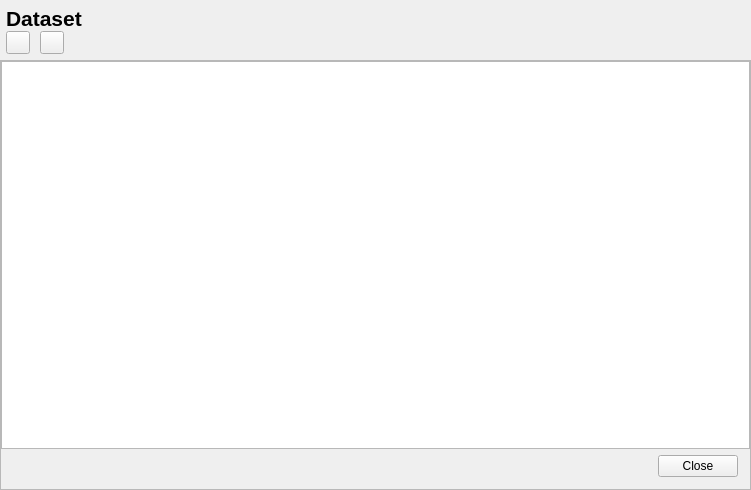
<?xml version="1.0" encoding="UTF-8"?>
<ui version="4.0">
 <class>Dataset</class>
 <widget class="QDialog" name="Dataset">
  <property name="geometry">
   <rect>
    <x>0</x>
    <y>0</y>
    <width>751</width>
    <height>490</height>
   </rect>
  </property>
  <property name="windowTitle">
   <string>Dialog</string>
  </property>
  <layout class="QVBoxLayout" name="verticalLayout_2">
   <property name="spacing">
    <number>0</number>
   </property>
   <property name="leftMargin">
    <number>0</number>
   </property>
   <property name="topMargin">
    <number>0</number>
   </property>
   <property name="rightMargin">
    <number>0</number>
   </property>
   <property name="bottomMargin">
    <number>0</number>
   </property>
   <item>
    <layout class="QVBoxLayout" name="verticalLayout_3">
     <property name="spacing">
      <number>0</number>
     </property>
     <property name="leftMargin">
      <number>6</number>
     </property>
     <property name="topMargin">
      <number>6</number>
     </property>
     <property name="rightMargin">
      <number>6</number>
     </property>
     <property name="bottomMargin">
      <number>6</number>
     </property>
     <item>
      <widget class="QLabel" name="label">
       <property name="font">
        <font>
         <pointsize>16</pointsize>
         <weight>75</weight>
         <bold>true</bold>
        </font>
       </property>
       <property name="text">
        <string>Dataset</string>
       </property>
      </widget>
     </item>
     <item>
      <layout class="QHBoxLayout" name="layout_search">
       <property name="spacing">
        <number>0</number>
       </property>
       <item>
        <widget class="QToolButton" name="btn_import">
         <property name="sizePolicy">
          <sizepolicy hsizetype="Preferred" vsizetype="Preferred">
           <horstretch>0</horstretch>
           <verstretch>0</verstretch>
          </sizepolicy>
         </property>
         <property name="minimumSize">
          <size>
           <width>0</width>
           <height>0</height>
          </size>
         </property>
         <property name="palette">
          <palette>
           <active>
            <colorrole role="Dark">
             <brush brushstyle="SolidPattern">
              <color alpha="255">
               <red>191</red>
               <green>191</green>
               <blue>191</blue>
              </color>
             </brush>
            </colorrole>
            <colorrole role="Mid">
             <brush brushstyle="SolidPattern">
              <color alpha="255">
               <red>168</red>
               <green>168</green>
               <blue>168</blue>
              </color>
             </brush>
            </colorrole>
            <colorrole role="Highlight">
             <brush brushstyle="SolidPattern">
              <color alpha="255">
               <red>212</red>
               <green>212</green>
               <blue>212</blue>
              </color>
             </brush>
            </colorrole>
           </active>
           <inactive>
            <colorrole role="Dark">
             <brush brushstyle="SolidPattern">
              <color alpha="255">
               <red>191</red>
               <green>191</green>
               <blue>191</blue>
              </color>
             </brush>
            </colorrole>
            <colorrole role="Mid">
             <brush brushstyle="SolidPattern">
              <color alpha="255">
               <red>169</red>
               <green>169</green>
               <blue>169</blue>
              </color>
             </brush>
            </colorrole>
            <colorrole role="Highlight">
             <brush brushstyle="SolidPattern">
              <color alpha="255">
               <red>212</red>
               <green>212</green>
               <blue>212</blue>
              </color>
             </brush>
            </colorrole>
           </inactive>
           <disabled>
            <colorrole role="Dark">
             <brush brushstyle="SolidPattern">
              <color alpha="255">
               <red>191</red>
               <green>191</green>
               <blue>191</blue>
              </color>
             </brush>
            </colorrole>
            <colorrole role="Mid">
             <brush brushstyle="SolidPattern">
              <color alpha="255">
               <red>169</red>
               <green>169</green>
               <blue>169</blue>
              </color>
             </brush>
            </colorrole>
            <colorrole role="Highlight">
             <brush brushstyle="SolidPattern">
              <color alpha="255">
               <red>212</red>
               <green>212</green>
               <blue>212</blue>
              </color>
             </brush>
            </colorrole>
           </disabled>
          </palette>
         </property>
         <property name="text">
          <string/>
         </property>
        </widget>
       </item>
       <item>
        <spacer name="horizontalSpacer_3">
         <property name="orientation">
          <enum>Qt::Horizontal</enum>
         </property>
         <property name="sizeType">
          <enum>QSizePolicy::Fixed</enum>
         </property>
         <property name="sizeHint" stdset="0">
          <size>
           <width>10</width>
           <height>20</height>
          </size>
         </property>
        </spacer>
       </item>
       <item>
        <widget class="QToolButton" name="btn_export">
         <property name="text">
          <string/>
         </property>
        </widget>
       </item>
       <item>
        <spacer name="horizontalSpacer_2">
         <property name="orientation">
          <enum>Qt::Horizontal</enum>
         </property>
         <property name="sizeHint" stdset="0">
          <size>
           <width>40</width>
           <height>20</height>
          </size>
         </property>
        </spacer>
       </item>
      </layout>
     </item>
    </layout>
   </item>
   <item>
    <widget class="QFrame" name="frame">
     <property name="frameShape">
      <enum>QFrame::StyledPanel</enum>
     </property>
     <property name="frameShadow">
      <enum>QFrame::Raised</enum>
     </property>
     <layout class="QVBoxLayout" name="verticalLayout">
      <property name="spacing">
       <number>0</number>
      </property>
      <property name="leftMargin">
       <number>0</number>
      </property>
      <property name="topMargin">
       <number>0</number>
      </property>
      <property name="rightMargin">
       <number>0</number>
      </property>
      <property name="bottomMargin">
       <number>0</number>
      </property>
      <item>
       <layout class="QHBoxLayout" name="horizontalLayout">
        <item>
         <widget class="QTableWidget" name="table"/>
        </item>
       </layout>
      </item>
      <item>
       <layout class="QHBoxLayout" name="horizontalLayout_2">
        <property name="leftMargin">
         <number>12</number>
        </property>
        <property name="topMargin">
         <number>6</number>
        </property>
        <property name="rightMargin">
         <number>12</number>
        </property>
        <property name="bottomMargin">
         <number>12</number>
        </property>
        <item>
         <spacer name="horizontalSpacer">
          <property name="orientation">
           <enum>Qt::Horizontal</enum>
          </property>
          <property name="sizeHint" stdset="0">
           <size>
            <width>40</width>
            <height>20</height>
           </size>
          </property>
         </spacer>
        </item>
        <item>
         <widget class="QPushButton" name="btn_close">
          <property name="text">
           <string>Close</string>
          </property>
          <property name="autoDefault">
           <bool>false</bool>
          </property>
         </widget>
        </item>
       </layout>
      </item>
     </layout>
    </widget>
   </item>
  </layout>
 </widget>
 <resources/>
 <connections/>
</ui>
